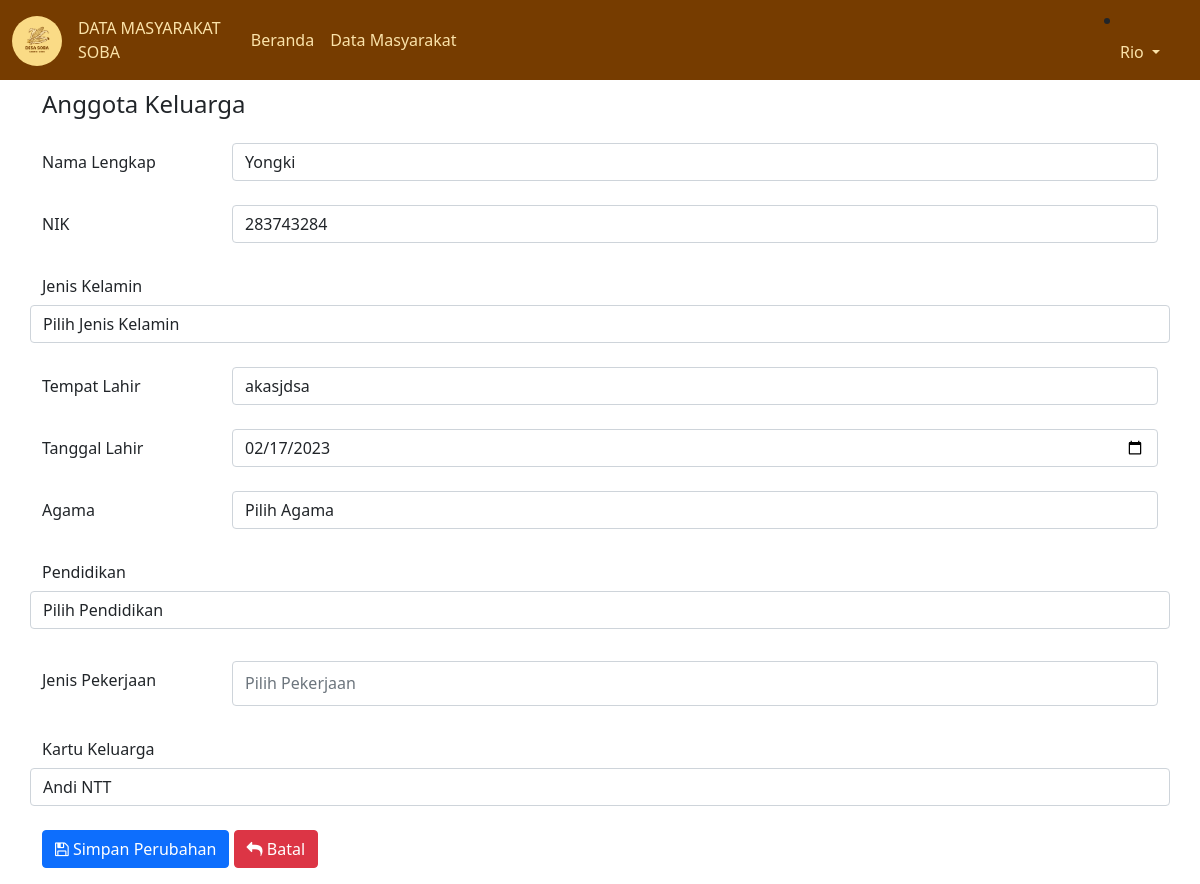
Page /kelola_anggota_kk.php?ubah=44 (signed in) on the committed database.
### tables this page shows
CREATE TABLE `anggota_kk` (
  `id` int(100) NOT NULL,
  `nama_lengkap` varchar(200) NOT NULL,
  `nik` int(20) NOT NULL,
  `jenis_kelamin` varchar(20) NOT NULL,
  `tempat_lahir` varchar(50) NOT NULL,
  `tanggal_lahir` date NOT NULL,
  `agama` varchar(20) NOT NULL,
  `pendidikan` varchar(50) NOT NULL,
  `jenis_pekerjaan` varchar(50) NOT NULL,
  `no_kk` int(100) NOT NULL
);

### kelola_anggota_kk.php (the view, shortened to what this page needs)
<!DOCTYPE html>
<?php
    require "koneksi.php";
    $nama_lengkap = "";
    $nik = "";
    $tempat_lahir = "";
    $tanggal_lahir = "";
    if(isset($_GET['ubah'])){
        $id = $_GET['ubah'];
        $query = "SELECT * FROM anggota_kk WHERE id = '$id'";
        $sql = mysqli_query($conn, $query);
        $result = mysqli_fetch_assoc($sql);
        $nama_lengkap = $result['nama_lengkap'];
        $nik = $result['nik'];
        $tempat_lahir = $result['tempat_lahir'];
        $tanggal_lahir = $result['tanggal_lahir'];
    }
?>
<html lang="en">
<head>
    <link rel="stylesheet" href="node_modules/bootstrap/dist/css/bootstrap.min.css">
    <link rel="stylesheet" href="fontawesome/css/font-awesome.min.css">
</head>
<body>
<?php
  require "navbar.php";
?>
<div class="container">
    <figure style="margin-top: 10px;">
      <blockquote class="blockquote">
        <h4>Anggota Keluarga</h4>
      </blockquote>
      </figure>
      <?php
    if(isset($_GET['ubah'])){
        ?>
    <form action="proses_anggota_kk.php?no_kk=<?php echo $no_kk?>" method="POST" enctype="multipart/form-data">
    <?php }else{
    ?>
        <form action="proses_anggota_kk.php" method="POST" enctype="multipart/form-data">
    <?php
    } ?>
         <div class="mb-3 row mt-4">
                <label for="nama_lengkap" class="col-sm-2 col-form-label">Nama Lengkap</label>
                <div class="col-sm-10">
                    <input autocomplete="off" required type="text" name="nama_lengkap" class="form-control" value="<?php echo $nama_lengkap; ?>">
                </div>
            </div>
         <div class="mb-3 row mt-4">
                <label for="nik" class="col-sm-2 col-form-label">NIK</label>
                <div class="col-sm-10">
                    <input autocomplete="off" required type="number" name="nik" class="form-control" value="<?php echo $nik; ?>">
                </div>
            </div>
        <div class="mb-3 row mt-4">
            <label for="jenis_kelamin" class="col-sm-2 col-form-label">Jenis Kelamin</label>
            <select name="jenis_kelamin" id="jenis_kelamin" class="form-control" required>
                <option value="" disabled selected>Pilih Jenis Kelamin</option>
            </select>
        </div>
        <div class="mb-3 row mt-4">
                <label for="tempat_lahir" class="col-sm-2 col-form-label">Tempat Lahir</label>
                <div class="col-sm-10">
                    <input autocomplete="off" required type="text" name="tempat_lahir" class="form-control" value="<?php echo $tempat_lahir; ?>">
                </div>
            </div>
        <div class="mb-3 row mt-4">
                <label for="tanggal_lahir" class="col-sm-2 col-form-label">Tanggal Lahir</label>
                <div class="col-sm-10">
                    <input autocomplete="off" required type="date" name="tanggal_lahir" class="form-control" value="<?php echo $tanggal_lahir; ?>">
                </div>
            </div>
        <div class="mb-3 row mt-4">
                <label for="agama" class="col-sm-2 col-form-label">Agama</label>
                <div class="col-sm-10">
                <select name="agama" id="agama" class="form-control" required>
                    <option value="" disabled selected>Pilih Agama</option>
                </select>
                </div>
            </div>
        <div class="mb-3 row mt-4">
                <label for="pendidikan" class="col-sm-2 col-form-label">Pendidikan</label>
                <select name="pendidikan" id="pendidikan" class="form-control" required>
                    <option value="" disabled selected>Pilih Pendidikan</option>
                </select>
            </div>
            <div class="row">
                <label for="jenis_pekerjaan" class="col-sm-2 col-form-label mt-3">Jenis Pekerjaan</label>
                <div class="col-md-10 form-group mt-3">
                    <input class="form-control" style="height: 45px" list="jenis_pekerjaan" name="jenis_pekerjaan" id="jenis_kerja" placeholder="Pilih Pekerjaan" required>
                </div>
            </div>
            <div class="mb-3 row mt-4">
                <label for="nomor_kk" class="col-sm-2 col-form-label">Kartu Keluarga</label>
                <select name="no_kk" class="form-control">
            <?php
            $queryKK = "SELECT * FROM kartu_keluarga";
            $sqlKK = mysqli_query($conn, $queryKK);
            if ($sqlKK) {
                while ($row = mysqli_fetch_assoc($sqlKK)) {
                    echo '<option value="' . $row['no_kk'] . '">' . $row['kepala_keluarga'] . '</option>';
                }
            } else {
                echo "Error: " . mysqli_error($conn);
            }
            ?>
            </select>
            </div>
            <div class="mb-3 row mt-4">
                <div class="col">
                    <?php
                        if(isset($_GET['ubah'])){
                            ?>
                        <button type="submit" name="ubah" class="btn btn-primary">
                            <i class="fa fa-floppy-o" aria-hidden="true"></i>
                            Simpan Perubahan
                        </button>
                            <?php
                        }
                        ?>
                        <?php
                        if(isset($_GET['ubah'])){
                            ?>
                       <a href="data_kegiatan.php?id=<?php echo $id_acara ?>" type="button" class="btn btn-danger">
                        <i class="fa fa-reply" aria-hidden="true"></i>
                        Batal
                        </a>
                            <?php
                        }
                        ?>
            </div>
        </div>
    </form>
</div>
</body>
</html>

### rows in the picture
anggota_kk: nama_lengkap "Yongki", nik "283743284", tempat_lahir "akasjdsa", tanggal_lahir "02/17/2023"

### other values in the picture
form field no_kk "Andi NTT"
